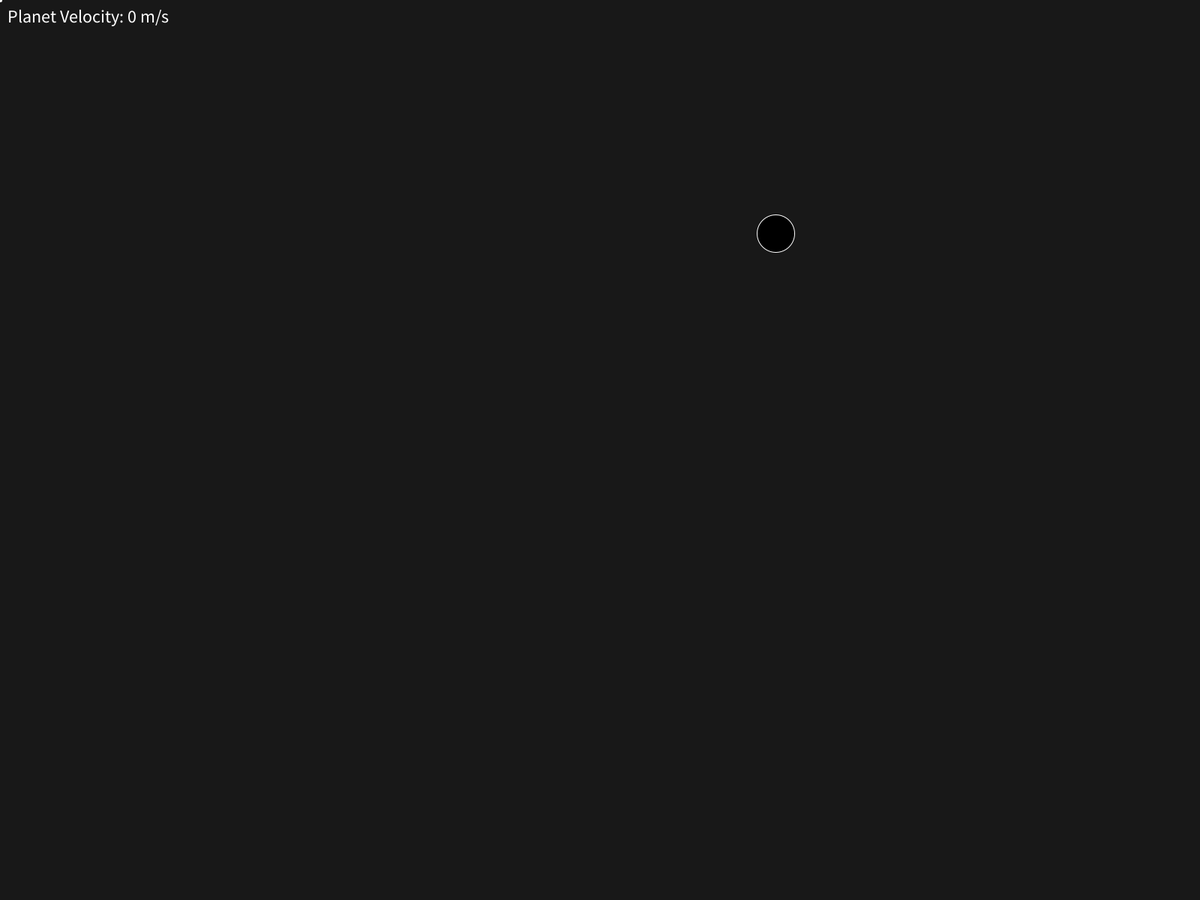
Frame 1 (no input)
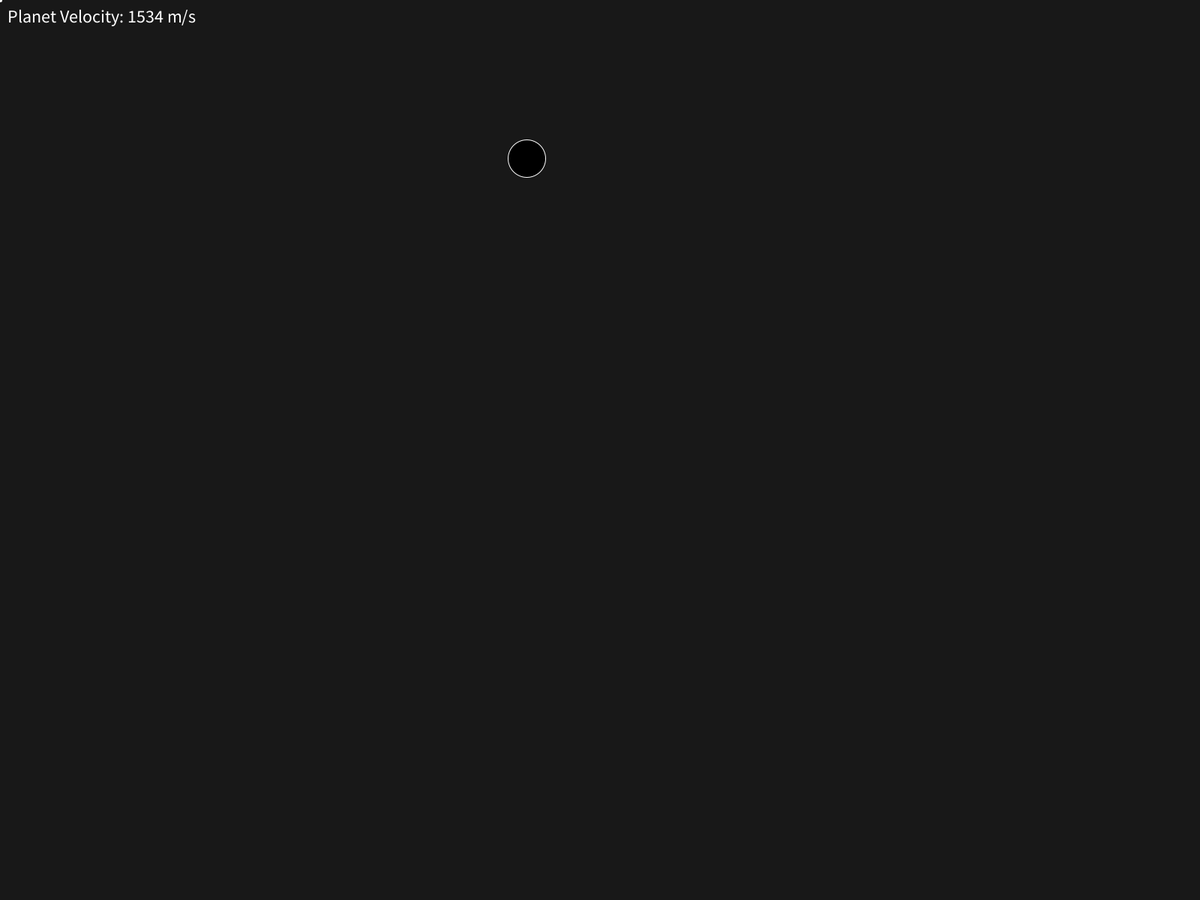
Frame 60 (the mouse pressed at the canvas centre just before this capture)
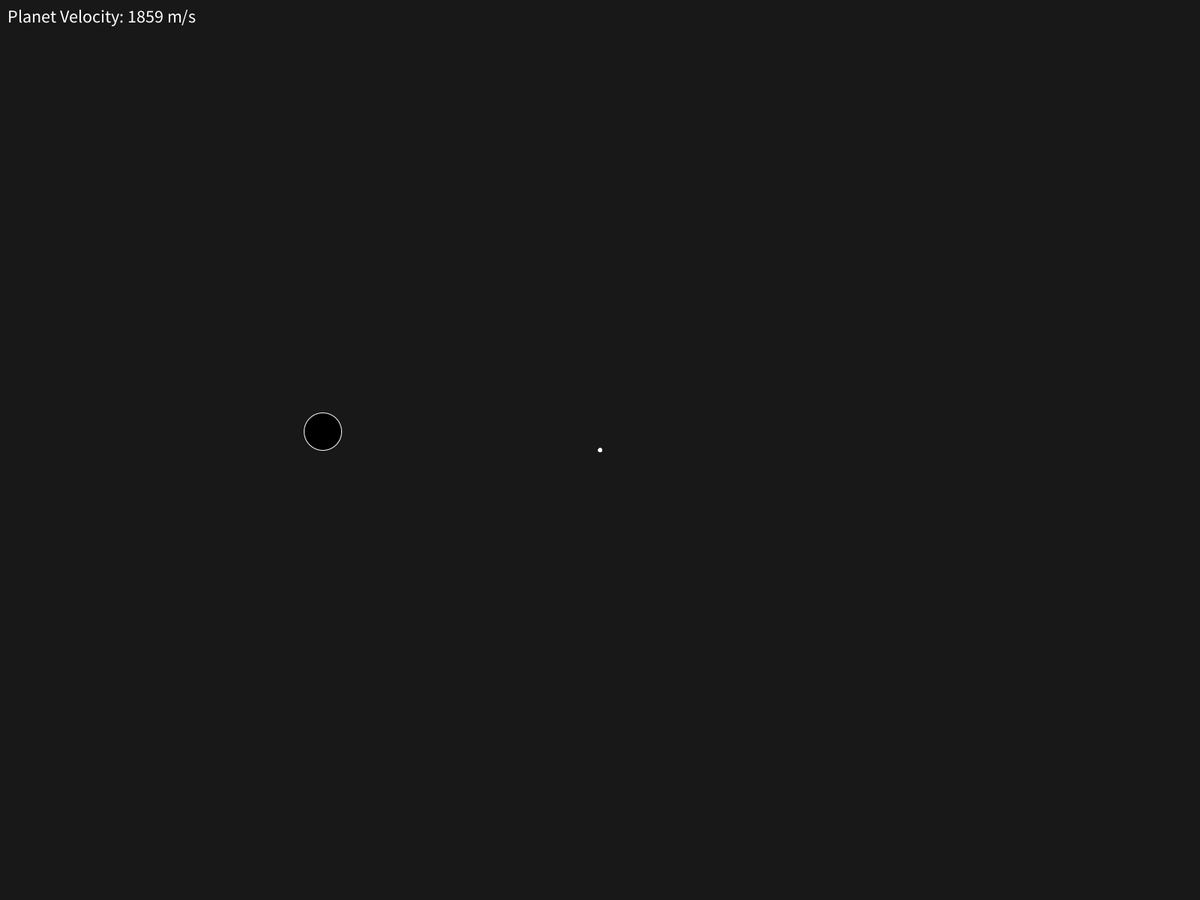
Frame 120 (the mouse held since frame 60 and released just before this capture)

The Processing sketch that drew these frames (run headless with seeded random() and noise(); from frame 60 on, the mouse is pressed at the canvas centre):

// Processing sketch: CH1_10AccelerateToMouse
// ── CH1_10AccelerateToMouse.pde
PVector mouse;
PVector object;
PVector direction;
float distance;
float xVelo;
float yVelo;
float totalVelo;
boolean redraw = true;

Mover guy;

void setup() {
    fullScreen();
    noCursor();
    textSize(24);
    size(1000, 800);
    background(24);
    stroke(255);
    fill(255);

    guy = new Mover();
}

void draw() {
    if (redraw) {
        background(24);
    }


    stroke(255);
    fill(255);

    xVelo = abs(guy.velocity.x);
    yVelo = abs(guy.velocity.y);
    totalVelo = xVelo + yVelo;
    // Rounding velo
    totalVelo *= 100;
    totalVelo = round(totalVelo);
    //totalVelo /= 100;

    text("Planet Velocity: " + int(totalVelo) + " m/s", 10, 30);

    ellipse(mouseX, mouseY, 5, 5);

    mouse = new PVector(mouseX, mouseY);
    
    direction = PVector.sub(mouse, guy.location);

    distance = direction.mag();

    direction.normalize();
    direction.div(distance * 0.005);
    guy.acceleration = new PVector(direction.x, direction.y);

    guy.display();
    
}

void keyPressed() {
    if (redraw) {
        redraw = false;
    } else {
        redraw = true;
    }
}
// ── Mover.pde
class Mover {
    // Mover Class

    // Attributes
    public PVector location;
    PVector velocity;
    PVector acceleration;
    float maxSpeed;
    float size;
    color myColor;

    // Constructor
    Mover() { // Default no arg
        size = 50;
        maxSpeed = 1000;
        location = new PVector(random(width), random(height));
        velocity = new PVector(0, 0);
        acceleration = new PVector(0, 0);
        myColor = 0;
    }

    Mover(float r, float g, float b) { // Color Constructor
        size = 16;
        maxSpeed = 2.5;
        location = new PVector(random(width), random(height));
        velocity = new PVector(0, 0);
        acceleration = new PVector(random(-0.1, 0.1), random(-0.1, 0.1));
        myColor = color(r, g, b);
    }

    void update() { // Function to hold all "moving" logic
        // Make sure the edges are checked so we don't leave the screen.
        //checkEdges();
        //speedCheck();
        velocity.limit(maxSpeed);
        velocity.add(acceleration);
        location.add(velocity);
    }

    void display() { // Function to handle what the object looks like
        // Set proper colors
        stroke(255);
        fill(myColor);

        // Draw our circle
        ellipse(location.x, location.y, size, size);
        update();
    }

    void checkEdges() {
        if (location.x > width - size/2) { // If too far right
            location.x = 0 + size/2;
        } else if (location.x < 0 + size/2) { // If too far left
            location.x = width - size/2;
        } else if (location.y > height - size/2) { // If too low
            location.y = 0 + size/2;
        } else if (location.y < 0 + size/2) { // If too high
            location.y = height - size/2;
        }
    }

    void speedCheck() {
        changeAcceleration();
    }

    void changeAcceleration() { // no arg, random acceleration change
        acceleration = new PVector(random(-0.1, 0.1), random(-0.1, 0.1));
    }

    void changeAcceleration(float x, float y) { // arguments to force acceleration in a direction
        acceleration = new PVector(x, y);
    }
}
